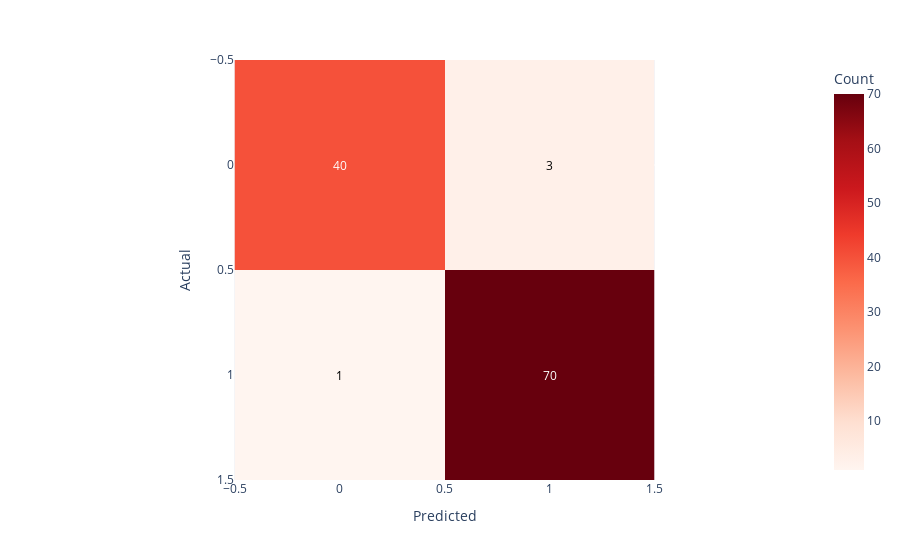

Notebook source saved alongside this figure:
### Code cell
### НАДО СКРЫТЬ
import plotly.express as px
import pandas as pd
from sklearn.metrics import confusion_matrix
y_pred = model.predict(X_test)
cm = confusion_matrix(y_test, y_pred)

confusion_df = pd.DataFrame(cm, index=model.classes_, columns=model.classes_)

fig = px.imshow(confusion_df, labels=dict(x="Predicted", y="Actual", color="Count"), 
                x=confusion_df.columns, y=confusion_df.index, color_continuous_scale="Reds")

fig.update_layout(xaxis_title="Predicted", yaxis_title="Actual")

for i in range(len(confusion_df.index)):
    for j in range(len(confusion_df.columns)):
        fig.add_annotation(
            x=confusion_df.columns[j], 
            y=confusion_df.index[i], 
            text=str(confusion_df.iloc[i, j]), 
            showarrow=False,
            font=dict(color='black' if i!=j else 'white')  # Опционально: изменение цвета шрифта для диагонали
        )

fig.show()

### Figure 1 — Plotly figure (JSON) as saved in the notebook; plotly's stock layout.template omitted (floating-point values rounded to 4 significant figures)
{"data": [{"coloraxis": "coloraxis", "hovertemplate": "Predicted: %{x}<br>Actual: %{y}<br>Count: %{z}<extra></extra>", "name": "0", "type": "heatmap", "x": [0, 1], "xaxis": "x", "y": [0, 1], "yaxis": "y", "z": [[40, 3], [1, 70]]}], "layout": {"annotations": [{"font": {"color": "white"}, "showarrow": false, "text": "40", "x": 0, "y": 0}, {"font": {"color": "black"}, "showarrow": false, "text": "3", "x": 1, "y": 0}, {"font": {"color": "black"}, "showarrow": false, "text": "1", "x": 0, "y": 1}, {"font": {"color": "white"}, "showarrow": false, "text": "70", "x": 1, "y": 1}], "coloraxis": {"colorbar": {"title": {"text": "Count"}}, "colorscale": [[0, "rgb(255,245,240)"], [0.125, "rgb(254,224,210)"], [0.25, "rgb(252,187,161)"], [0.375, "rgb(252,146,114)"], [0.5, "rgb(251,106,74)"], [0.625, "rgb(239,59,44)"], [0.75, "rgb(203,24,29)"], [0.875, "rgb(165,15,21)"], [1, "rgb(103,0,13)"]]}, "margin": {"t": 60}, "xaxis": {"anchor": "y", "constrain": "domain", "domain": [0, 1], "scaleanchor": "y", "title": {"text": "Predicted"}}, "yaxis": {"anchor": "x", "autorange": "reversed", "constrain": "domain", "domain": [0, 1], "title": {"text": "Actual"}}}}
